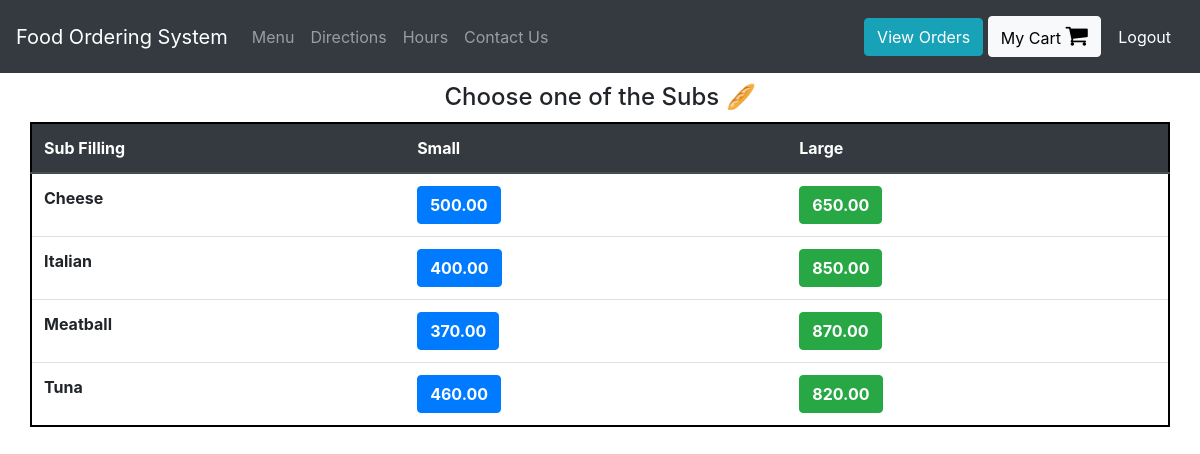
/Subs (signed in), run on the app's committed database.
### orders/models.py (models this page shows, shortened)
class Sub(models.Model):
    sub_filling = models.CharField(max_length=200)
    small_price = models.DecimalField(max_digits=6, decimal_places=2)
    large_price = models.DecimalField(max_digits=6, decimal_places=2)

### orders/views.py (the view)
# urls.py: path("Subs", views.subs, name="subs"),
def subs(request):
    if request.user.is_authenticated:
        return render(request, "orders/sub.html", context = {"dishes":Sub.objects.all})
    else:
        return redirect("orders:login")

### orders/templates/orders/sub.html
{% extends 'orders/header.html' %}
{% block content %}
    <div class="container">
      <h4 style="margin:10px; text-align:center;"> Choose one of the Subs &#x1f956 </h4>
      <div class="row justify-content-center" >
        <table class="table"  style="border: 2px solid black">
          <thead class="thead-dark">
            <tr>
              <th scope="col">Sub Filling</th>
              <th scope="col">Small</th>
              <th scope="col">Large</th>
            </tr>
          </thead>
          <tbody>
            {% for dish in dishes %}
              <tr>
                <th>{{dish.sub_filling}}</th>
                <td><button type="button" class="btn btn-primary" onclick="add_to_cart({item_description:'Small Sub - {{dish.sub_filling}}' , price:{{dish.small_price}} })"><strong>{{dish.small_price}}</strong></button></td>
                <td><button type="button" class="btn btn-success" onclick="add_to_cart({item_description:'Large Sub - {{dish.sub_filling}}' , price:{{dish.large_price}} })"><strong>{{dish.large_price}}</strong></button></td>
              </tr>
            {% endfor %}
          </tbody>
        </table>
      </div>
    </div>
{% endblock %}

### data on the page
Sub: sub_filling "Cheese", small_price "500.00", large_price "650.00"
Sub: sub_filling "Italian", small_price "400.00", large_price "850.00"
Sub: sub_filling "Meatball", small_price "370.00", large_price "870.00"
Sub: sub_filling "Tuna", small_price "460.00", large_price "820.00"
